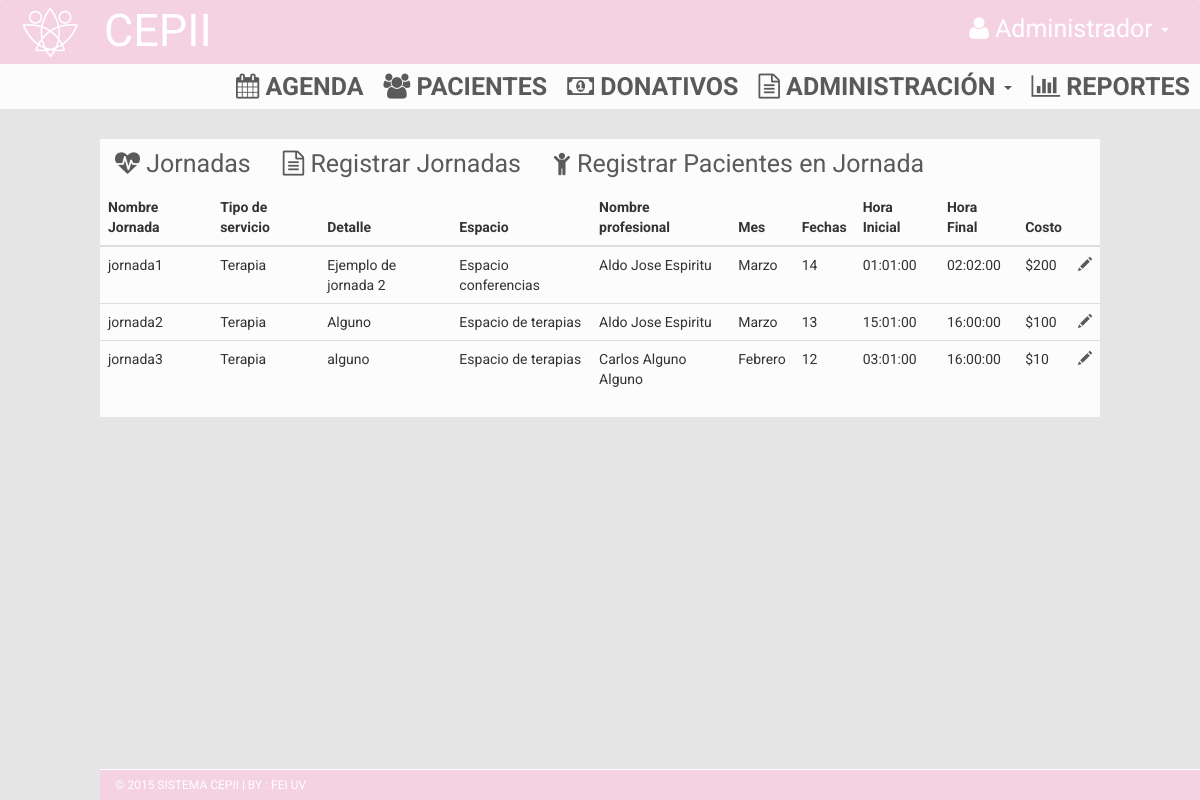
Screenshot of /index.php/jornadas with the database file from the repository.
### tables this page shows
CREATE TABLE IF NOT EXISTS `jornada` (
`idJornada` int(11) NOT NULL,
  `nombreJornada` varchar(35) NOT NULL,
  `tipo_servicio` varchar(45) NOT NULL,
  `detalle` varchar(45) NOT NULL,
  `espacio_idEspacio` int(11) NOT NULL,
  `idProfesional` varchar(45) NOT NULL,
  `año` int(11) NOT NULL,
  `mes` varchar(30) NOT NULL,
  `fechas` varchar(45) NOT NULL,
  `hora_inicio` time NOT NULL,
  `hora_fin` time NOT NULL,
  `costo` int(11) NOT NULL
);

CREATE TABLE IF NOT EXISTS `espacio` (
`idEspacio` int(11) NOT NULL,
  `Nombre` varchar(20) NOT NULL,
  `Capacidad` int(11) NOT NULL,
  `Tipo` tinyint(1) NOT NULL COMMENT '1 si es espacio interno--0 si es externo'
);

CREATE TABLE IF NOT EXISTS `profesional` (
`idProfesional` int(11) NOT NULL,
  `nombrePro` varchar(45) DEFAULT NULL,
  `apaPro` varchar(45) DEFAULT NULL,
  `amaPro` varchar(45) DEFAULT NULL,
  `celPro` varchar(45) DEFAULT NULL,
  `correoPro` varchar(45) DEFAULT NULL,
  `ramaMedica` varchar(45) DEFAULT NULL,
  `usuario` varchar(45) DEFAULT NULL,
  `contraseña` varchar(45) DEFAULT NULL
);

### application/controllers/jornadas.php (called while the page is built, shortened)
<?php
class Jornadas extends CI_Controller {
	public function __construct(){
    	$this->load->helper(array('url', 'form'));
  		$this->load->model('jornadas_model');
  		$this->load->database('default');
	}
	public function index(){
		$data['query'] = $this->jornadas_model->verTodos();
		$this->load->view('admin/view_jornadas',$data);
	}
}

### index.php (called while the page is built, shortened)
<?php
require_once BASEPATH.'core/CodeIgniter.php';

### application/models/jornadas_model.php (called while the page is built, shortened)
<?php if ( ! defined('BASEPATH')) exit('No direct script access allowed');
class Jornadas_model extends CI_Model{
  public function verTodos(){
    $this->db->select('jornada.idJornada, jornada.nombreJornada, jornada.tipo_servicio, jornada.detalle, jornada.espacio_idEspacio, jornada.idProfesional,
                      jornada.año, jornada.mes, jornada.fechas, jornada.hora_inicio, jornada.hora_fin, jornada.costo,
                      espacio.idEspacio, espacio.Nombre, profesional.idProfesional, profesional.nombrePro, profesional.apaPro, profesional.amaPro');
    $this->db->from('jornada');
    $this->db->join('espacio', 'espacio.idEspacio = jornada.espacio_idEspacio');
    $this->db->join('profesional', 'profesional.idProfesional = jornada.idProfesional');
    $query = $this->db->get();
    if ($query->num_rows() > 0){
      return $query->result();
    }else{
      return FALSE;
    }
  }
}

### application/views/admin/view_jornadas.php (the view, shortened to what this page needs)
    <!DOCTYPE html>
    <html xmlns="http://www.w3.org/1999/xhtml">
    <head>
        <link href="<?php echo base_url(); ?>assets/css/bootstrap.css" rel="stylesheet" />
        <link href="<?php echo base_url(); ?>assets/css/font-awesome.css" rel="stylesheet" />
        <link href="<?php echo base_url(); ?>assets/css/style.css" rel="stylesheet" />
        <link href="<?php echo base_url(); ?>css/jquery-ui.min.css" rel="stylesheet" />
        <link href="//cdnjs.cloudflare.com/ajax/libs/select2/4.0.1/css/select2.min.css" rel="stylesheet" />
        <link rel="stylesheet" type="text/css" href="http://ajax.googleapis.com/ajax/libs/jqueryui/1/themes/flick/jquery-ui.css">
        <link href="<?php echo base_url(); ?>assets/css/jquery.tagit.css" rel="stylesheet" type="text/css">
    </head>
    <body style="background-color:#e5e5e5;">
      <nav class="navbar navbar-default">
        <div class="container-fluid">
          <div class="navbar-header" style="margin:5px;">
            <img src="<?php echo base_url(); ?>assets/img/logo.png">
          </div>
          <div class="collapse navbar-collapse" id="bs-example-navbar-collapse-1">
              <ul class="nav navbar-nav" style="margin:5px;">
                <li><a style="color:#FFF; font-size:45px;"> CEPII</a></li>
              </ul>
              <ul class="nav navbar-nav navbar-right">
                <li class="dropdown">
                  <a href="#" class="dropdown-toggle" data-toggle="dropdown" role="button" aria-haspopup="true" aria-expanded="false">
                    <div style="color:#FFF;">
                        <i class="fa fa-user"></i>     Administrador
                        <span class="caret"></span>
                    </div>
                  </a>
                </li>
              </ul>
          </div>
        </div>
      </nav>
      <section class="menu-section">
        <div>
          <div class="row">
            <div class="col-md-12">
              <div class="navbar-collapse collapse ">
                <ul id="menu-top" class="nav navbar-nav navbar-right">
                  <li>
                    <a href="<?php echo base_url().'Agenda'; ?>">
                      <div>
                        <i class="fa fa-calendar"></i>     Agenda
                      </div>
                    </a>
                  </li>
                                                                                      <li>
                    <a href="<?php echo base_url().'Paciente'; ?>">
                      <div>
                        <i class="fa fa-users"></i>     Pacientes
                      </div>
                    </a>
                  </li>
                  <li>
                   <a href="<?php echo base_url().'Donativos'; ?>">
                      <div>
                        <i class="fa fa-money"></i>     Donativos
                      </div>
                    </a>
                  </li>
                  <li>
                  <li class="dropdown">
                    <a href="#" data-toggle="dropdown" role="button" aria-haspopup="true" aria-expanded="false">
                      <div>
                          <i class="fa fa-file-text-o"></i>     Administración
                          <span class="caret"></span>
                      </div>
                    </a>
                  </li>
                  <li>
                    <a href="">
                      <div>
                        <i class="fa fa-bar-chart"></i>     Reportes
                      </div>
                    </a>
                  </li>
                </ul>
              </div>
            </div>
          </div>
        </div>
      </section>
    <div class="content-wrapper" style="background-color: #e5e5e5; margin-top: 0px;">
        <br>
        <div id="Conferencias" class="tab">
          <ul  class="nav nav-pills">
            <li  data-toggle="tab">
              <a href="#2b" data-toggle="tab">
                <i class="fa fa-heartbeat"></i>     Jornadas
              </a>
            </li>
            <li data-toggle="tab" >
              <a href="#5b" data-toggle="tab">
                <i class="fa fa-file-text-o"></i>     Registrar Jornadas
              </a>
            </li>
            <li data-toggle="tab" >
              <a href="#8b" data-toggle="tab">
                <i class="fa fa-child"></i>     Registrar Pacientes en Jornada
              </a>
            </li>
          </ul>
          <div class="tab-content clearfix">
            <div class="tab-pane active" id="2b">
              <table class="table">
                <thead>
                  <tr>
                    <th>Nombre Jornada</th>
                    <th>Tipo de servicio</th>
                    <th>Detalle</th>
                    <th>Espacio</th>
                    <th>Nombre profesional</th>
                    <th>Mes</th>
                    <th>Fechas</th>
                    <th>Hora Inicial</th>
                    <th>Hora Final</th>
                    <th>Costo</th>
                    <th></th>
                  </tr>
                </thead>
                  <?php foreach ($query as $row): ?>
                    <tr>
                      <td><?php echo $row->nombreJornada; ?></td>
                      <td><?php echo $row->tipo_servicio; ?></td>
                      <td><?php echo $row->detalle; ?></td>
                      <td><?php echo $row->Nombre; ?></td>
                      <td><?php echo $row->nombrePro.' '.$row->apaPro.' '.$row->amaPro; ?></td>
                      <td><?php echo $row->mes; ?></td>
                      <td><?php echo $row->fechas; ?></td>
                      <td><?php echo $row->hora_inicio; ?></td>
                      <td><?php echo $row->hora_fin; ?></td>
                      <td><?php echo '$'.$row->costo; ?></td>
                      <td><a href='#' onclick="ver('<?=base_url()?>jornadas/verPacientesJornada/<?=$row->idJornada?>');"><i class='glyphicon glyphicon-pencil'></i></a></td>
                    </tr>
                  <?php endforeach; ?>
              </table>
            </div>
      <footer style="width: 100%;border-top: 1px solid #fff;bottom: 0; position: fixed; padding: 0rem;">
        <div class="container">
              &copy; 2015 SISTEMA CEPII | BY : <a href="http://www.uv.mx/Fei/" target="_blank">FEI UV</a>
        </div>
      </footer>
    </body>
</html>

### assets/css/style.css (style rules this page uses)
body { font-family: 'Roboto', sans-serif; line-height: 30px; }
.content-wrapper { margin-top: 40px; padding-bottom: 60px; width: 100%; }
.menu-section { background-color: #FCFCFC; }
#menu-top a { color: #5B5A5A; text-decoration: none; font-weight: bold; padding: 10px 10px 10px 10px; font-size: 25px; text-transform: uppercase; }
.navbar { margin-bottom: 0px; }
footer { padding: 10px; color: #fff; font-size: 12px; background-color: #f4d2e1; }
footer a, footer a:hover { color: #fff; text-decoration: none; }

### rows the page displays
jornada: nombreJornada "jornada1", tipo_servicio "Terapia", detalle "Ejemplo de jornada 2", espacio.Nombre "Espacio conferencias", idProfesional.nombrePro "Aldo", idProfesional.apaPro "Jose", idProfesional.amaPro "Espiritu", mes "Marzo", fechas "14", hora_inicio "01:01:00", hora_fin "02:02:00", costo "200"
jornada: nombreJornada "jornada2", tipo_servicio "Terapia", detalle "Alguno", espacio.Nombre "Espacio de terapias", idProfesional.nombrePro "Aldo", idProfesional.apaPro "Jose", idProfesional.amaPro "Espiritu", mes "Marzo", fechas "13", hora_inicio "15:01:00", hora_fin "16:00:00", costo "100"
jornada: nombreJornada "jornada3", tipo_servicio "Terapia", detalle "alguno", espacio.Nombre "Espacio de terapias", idProfesional.nombrePro "Carlos", idProfesional.apaPro "Alguno", idProfesional.amaPro "Alguno", mes "Febrero", fechas "12", hora_inicio "03:01:00", hora_fin "16:00:00", costo "10"
